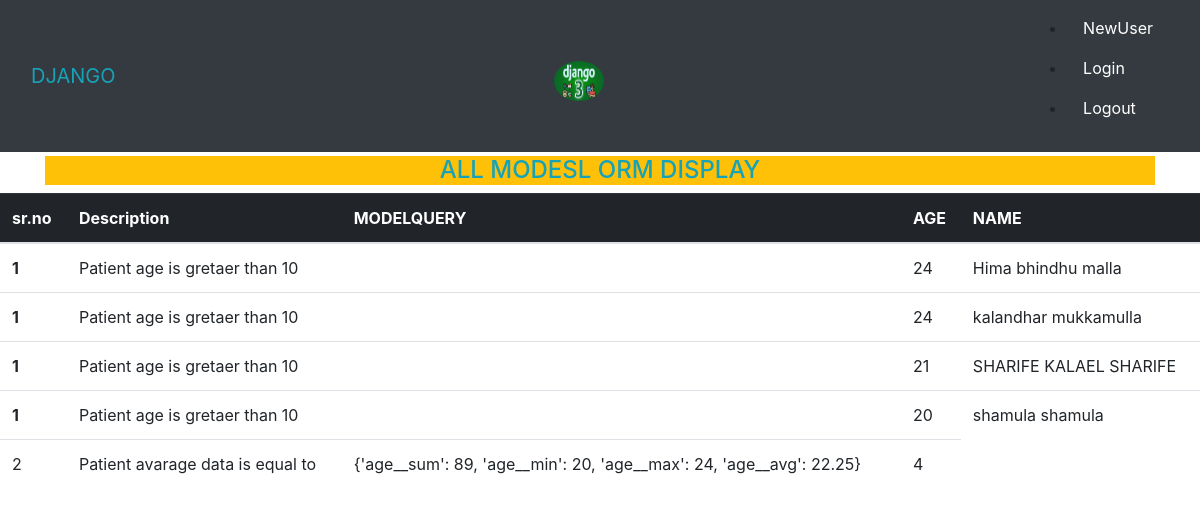
The app's page /allmodels/ with its own data.
### patient/models.py (models this page shows, shortened)
class Patient(models.Model):
    patient_id = models.IntegerField(primary_key =True)
    first_name = models.CharField("Patient FIRST NAME:",max_length=100) # this is manidatory
    last_name = models.CharField("Patient LAST NAML:",max_length=100,null=True,blank=True) # this is manidatory
    slug = models.SlugField(max_length=100)
    age = models.PositiveIntegerField()
    gender = models.CharField(choices=GENDER_CHOICES,max_length=6)
    dateofbirth = models.DateTimeField(auto_now=True)
    mobile_number = models.CharField(max_length=10,verbose_name="Patients Mobile Number")
    email = models.EmailField()
    address = models.TextField()
    profileimage = models.ImageField(upload_to = "images/patient/")
    class Meta:
        verbose_name_plural = "PATIENT INFORMATION "

### baseapp/views.py (the view)
# urls.py: path('allmodels/',views.all_model_quires,name = "all_models"),
def all_model_quires(request):
    ALL = Patient.objects.filter(age__gt=10)
    query_display = ALL.query
    agr = Patient.objects.all().aggregate(Sum('age'),Min('age'),Max('age'),Avg('age'))
    counts = Patient.objects.all().count()
    context = {
        'all': ALL,
        'query_display_key':query_display,
        'agr':agr,
        'counts':counts,
    }
    return render(request, 'base/alldata.html',context)

### baseapp/templates/base/alldata.html (shortened to what this page needs)
{% include 'base/base.html' %}
{% load static %}
{% block content %}
<div>
    <div class="container">
        <h4 class="text-center text-info bg-warning mt-1">ALL MODESL ORM DISPLAY</h4>
    </div>
</div>
<table class="table">
    <thead class="table-dark">
        <tr>
            <th>sr.no</th>
            <th>Description</th>
            <th>MODELQUERY</th>
            <th scope="col">AGE</th>
            <th>NAME</th>
        </tr>
    </thead>
    <tbody>
        {% for patient in all %}
        <tr>
            <th>1</th>
            <td>Patient age is gretaer than 10</td>
            <td>{{agequery_display_key}}</td>
            <td>{{patient.age}}</td>
            <td>{{patient.first_name}} {{patient.last_name}}</td>
        </tr>
        {% endfor %}
        <tr>
            <td>2</td>
            <td>Patient avarage data is equal to </td>
            <td>{{agr}}</td>
            <td>{{counts}}</td>
        </tr>
    </tbody>
</table>
{% endblock %}
</body>
</html>

### records on screen
Patient: age "24", first_name "Hima bhindhu", last_name "malla"
Patient: age "24", first_name "kalandhar", last_name "mukkamulla"
Patient: age "21", first_name "SHARIFE", last_name "KALAEL SHARIFE"
Patient: age "20", first_name "shamula", last_name "shamula"

### other values on screen
{{ agr }} "{'age__sum': 89, 'age__min': 20, 'age__max': 24, 'age__avg': 22.25}"
{{ counts }} "4"
